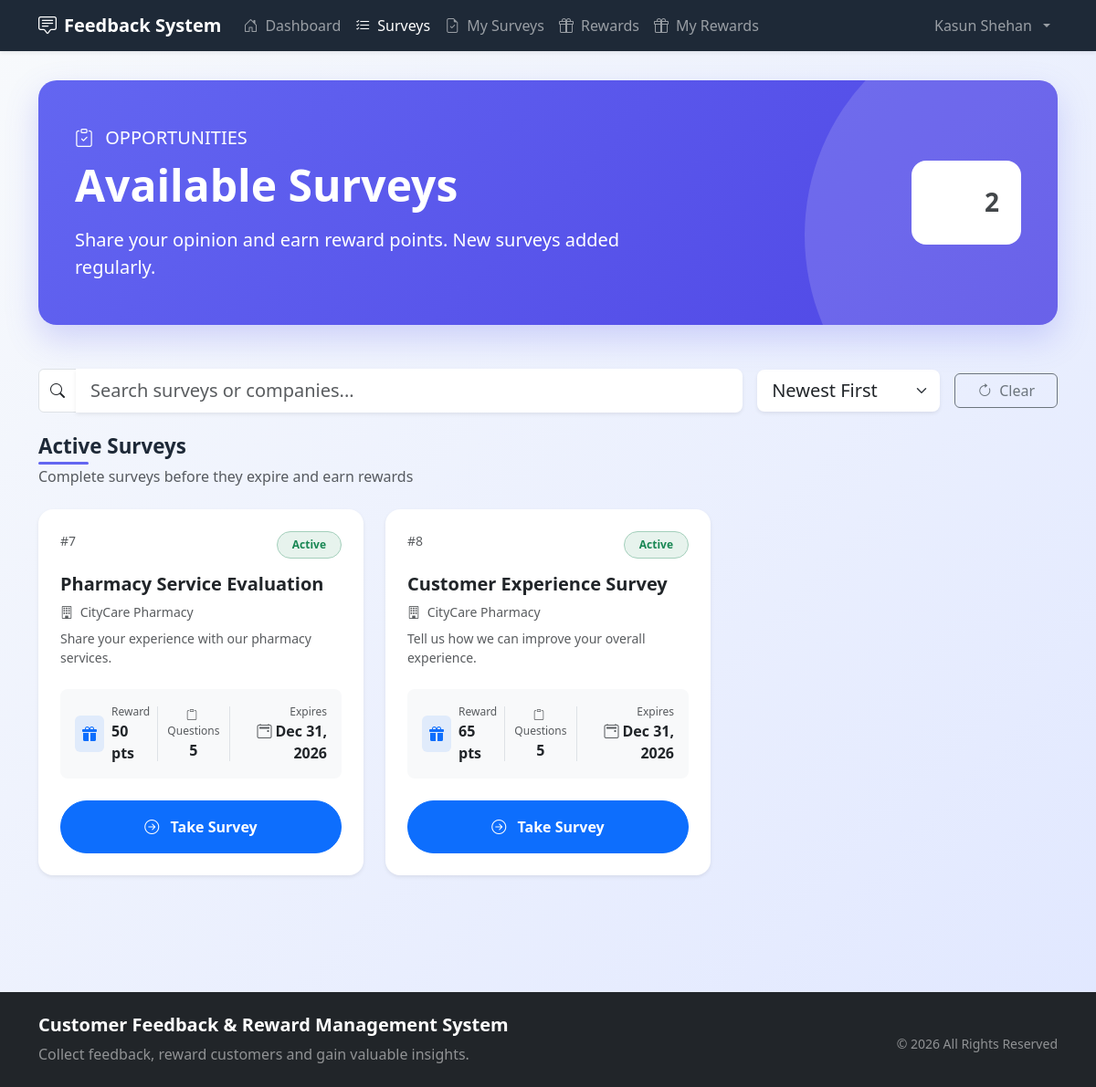
The app's page /user/view_surveys.php (signed in) with its own data.
### tables this page shows
CREATE TABLE `surveys` (
  `survey_id` int NOT NULL AUTO_INCREMENT,
  `company_id` int NOT NULL,
  `title` varchar(200) NOT NULL,
  `description` text,
  `points_reward` int NOT NULL,
  `status` enum('draft','active') DEFAULT 'draft',
  `expiry_date` date DEFAULT NULL,
  `created_at` timestamp NULL DEFAULT CURRENT_TIMESTAMP,
  PRIMARY KEY (`survey_id`),
  KEY `company_id` (`company_id`),
  KEY `idx_status` (`status`),
  KEY `idx_expiry` (`expiry_date`),
  CONSTRAINT `fk_surveys_company` FOREIGN KEY (`company_id`) REFERENCES `companies` (`company_id`) ON DELETE CASCADE
);

CREATE TABLE `companies` (
  `company_id` int NOT NULL AUTO_INCREMENT,
  `company_name` varchar(150) NOT NULL,
  `email` varchar(100) NOT NULL,
  `password` varchar(255) NOT NULL,
  `created_at` timestamp NULL DEFAULT CURRENT_TIMESTAMP,
  `status` enum('active','inactive') DEFAULT 'active',
  PRIMARY KEY (`company_id`),
  UNIQUE KEY `email` (`email`),
  KEY `idx_status` (`status`)
);

### user/view_surveys.php (the view, shortened to what this page needs)
<?php
include("../config/db.php");
$user_id = $_SESSION['user_id'];
$sort = $_GET['sort'] ?? 'newest';
switch ($sort) {
    case 'newest':
    default:
        $order_by = "ORDER BY surveys.created_at DESC";
        break;
}
$sql = "
SELECT surveys.*, companies.company_name, COUNT(questions.question_id) AS question_count
FROM surveys
JOIN companies ON surveys.company_id = companies.company_id
LEFT JOIN questions ON surveys.survey_id = questions.survey_id
WHERE surveys.status = 'active'
AND surveys.expiry_date >= CURDATE()
AND surveys.survey_id NOT IN
(
    SELECT survey_id
    FROM responses
    WHERE user_id = '$user_id'
)
GROUP BY surveys.survey_id
$order_by
";
$result = $conn->query($sql);
$total_surveys = $result->num_rows;
?>
<!DOCTYPE html>
<html lang="en">
<head>
    <link href="https://cdn.jsdelivr.net/npm/bootstrap@5.3.6/dist/css/bootstrap.min.css" rel="stylesheet">
    <link href="https://cdn.jsdelivr.net/npm/bootstrap-icons@1.11.3/font/bootstrap-icons.css" rel="stylesheet">
</head>
<body>
    <?php include("../includes/user_navbar.php"); ?>
    <div class="container dashboard-container">
        <div class="hero-section">
            <div class="row align-items-center">
                <div class="col-lg-8">
                    <p class="mb-2 opacity-90 fs-5">
                        <i class="bi bi-clipboard-check me-2"></i>
                        OPPORTUNITIES
                    </p>
                    <h1 class="display-5 fw-bold mb-3">Available Surveys</h1>
                    <p class="lead opacity-90 mb-0">
                        Share your opinion and earn reward points. New surveys added regularly.
                    </p>
                </div>
                <div class="col-lg-4 text-lg-end mt-4 mt-lg-0">
                    <div class="d-inline-flex align-items-center gap-3 bg-white bg-opacity-20 rounded-4 px-4 py-3">
                        <i class="bi bi-list-check fs-1"></i>
                        <div>
                            <h3 class="mb-0 text-dark fw-bold"><?php echo $total_surveys; ?></h3>
                        </div>
                    </div>
                </div>
            </div>
        </div>
        <div class="mb-4">
            <form method="GET" id="sortForm">
                <div class="d-flex flex-column flex-md-row gap-3 align-items-stretch align-items-md-center">
                    <div class="input-group flex-grow-1">
                        <span class="input-group-text bg-white">
                            <i class="bi bi-search"></i>
                        </span>
                        <input
                            type="text"
                            name="search"
                            id="searchInput"
                            class="form-control form-control-lg border-0 shadow-sm"
                            placeholder="Search surveys or companies..."
                            // Escape output to prevent Cross-Site Scripting (XSS) attacks.
                            value="<?php echo htmlspecialchars($_GET['search'] ?? ''); ?>">
                    </div>
                    <select name="sort" class="form-select form-select-lg border-0 shadow-sm" style="max-width: 200px;" onchange="document.getElementById('sortForm').submit();">
                        <option value="newest" <?php echo $sort == 'newest' ? 'selected' : ''; ?>>Newest First</option>
                    </select>
                    <a href="view_surveys.php" class="btn btn-outline-secondary d-flex align-items-center justify-content-center px-4">
                        <i class="bi bi-arrow-clockwise me-2"></i> Clear
                    </a>
                </div>
            </form>
        </div>
        <div class="mb-4">
            <h4 class="section-title">Active Surveys</h4>
            <p class="text-muted">Complete surveys before they expire and earn rewards</p>
        </div>
        <?php if ($result->num_rows > 0): ?>
            <div class="row g-4">
                <?php while($survey = $result->fetch_assoc()): ?>
                    <div class="col-12 col-md-6 col-lg-4 survey-card-item">
                        <div class="survey-card card shadow-sm border-0 rounded-4 h-100">
                            <div class="card-body d-flex flex-column p-4 p-xl-4">
                                <div class="d-flex justify-content-between align-items-start mb-3">
                                    <div class="text-muted small fw-medium">#<?php echo $survey['survey_id']; ?></div>
                                    <span class="status-badge badge bg-success bg-opacity-10 text-success border border-success-subtle rounded-pill px-3 py-2">Active</span>
                                </div>
                                <h5 class="card-title fw-bold text-dark mb-2"><?php echo htmlspecialchars($survey['title']); ?></h5>
                                <div class="text-muted small mb-2"><i class="bi bi-building me-1"></i> <?php echo htmlspecialchars($survey['company_name']); ?></div>
                                <p class="text-muted flex-grow-1 small text-clamp-2 mb-4" title="<?php echo htmlspecialchars($survey['description']); ?>">
                                    <?php echo htmlspecialchars($survey['description']); ?>
                                </p>
                                <div class="d-flex justify-content-between align-items-center mb-4 p-3 bg-light rounded-3">
                                    <div class="d-flex align-items-center">
                                        <div class="bg-primary bg-opacity-10 p-2 rounded me-2 text-primary">
                                            <i class="bi bi-gift-fill"></i>
                                        </div>
                                        <div>
                                            <small class="text-muted d-block" style="font-size: 0.75rem;">Reward</small>
                                            <strong class="text-dark"><?php echo $survey['points_reward']; ?> pts</strong>
                                        </div>
                                    </div>
                                    <div class="text-center border-start border-end px-2 flex-fill mx-2">
                                        <small class="text-muted d-block" style="font-size: 0.75rem;"><i class="bi bi-clipboard me-1 text-muted"></i>Questions</small>
                                        <strong class="text-dark"><?php echo $survey['question_count']; ?></strong>
                                    </div>
                                    <div class="text-end">
                                        <small class="text-muted d-block" style="font-size: 0.75rem;">Expires</small>
                                        <strong class="text-dark">
                                            <i class="bi bi-calendar2-event me-1 text-muted"></i><?php echo date('M d, Y', strtotime($survey['expiry_date'])); ?>
                                        </strong>
                                    </div>
                                </div>
                                <a href="take_survey.php?survey_id=<?php echo $survey['survey_id']; ?>"
                                   class="btn btn-primary w-100 py-3 fw-semibold mt-auto rounded-pill">
                                    <i class="bi bi-arrow-right-circle me-2"></i> Take Survey
                                </a>
                            </div>
                        </div>
                    </div>
                <?php endwhile; ?>
            </div>
        <?php endif; ?>
    </div>
    <?php include('../includes/footer.php'); ?>
</body>
</html>

### user/view_surveys.php (style rules this page uses)
:root { --primary: #6366f1; --primary-dark: #4f46e5; --success: #10b981; --dark: #1e2937; }
body { background: linear-gradient(135deg, #f8fafc 0%, #e0e7ff 100%); font-family: 'Segoe UI', system-ui, -apple-system, sans-serif; min-height: 100vh; }
.dashboard-container { padding-top: 2rem; padding-bottom: 5rem; }
.hero-section { background: linear-gradient(135deg, #6366f1 0%, #4f46e5 100%); color: white; border-radius: 20px; padding: 3rem 2.5rem; margin-bottom: 3rem; position: relative; overflow: hidden; box-shadow: 0 15px 35px rgba(99, 102, 241, 0.25); }
.hero-section::before { content: ''; position: absolute; top: -30%; right: -20%; width: 500px; height: 500px; background: rgba(255,255,255,0.15); border-radius: 50%; }
.survey-card { border: none; border-radius: 18px; transition: transform 0.2s ease, box-shadow 0.2s ease; height: 100%; overflow: hidden; }
.text-clamp-2 { display: -webkit-box; -webkit-line-clamp: 2; -webkit-box-orient: vertical; overflow: hidden; }
.section-title { font-size: 1.4rem; font-weight: 600; color: var(--dark); position: relative; display: inline-block; }
.section-title:after { content: ''; position: absolute; bottom: -7px; left: 0; width: 55px; height: 3px; background: var(--primary); border-radius: 3px; }

### records on screen
surveys: survey_id "7", title "Pharmacy Service Evaluation", company.company_name "CityCare Pharmacy", description "Share your experience with our pharmacy services.", points_reward "50", question_count "5", expiry_date "Dec 31, 2026"
surveys: survey_id "8", title "Customer Experience Survey", company.company_name "CityCare Pharmacy", description "Tell us how we can improve your overall experience.", points_reward "65", question_count "5", expiry_date "Dec 31, 2026"

### other values on screen
$_SESSION['user_name'] "Kasun Shehan"
$total_surveys "2"
